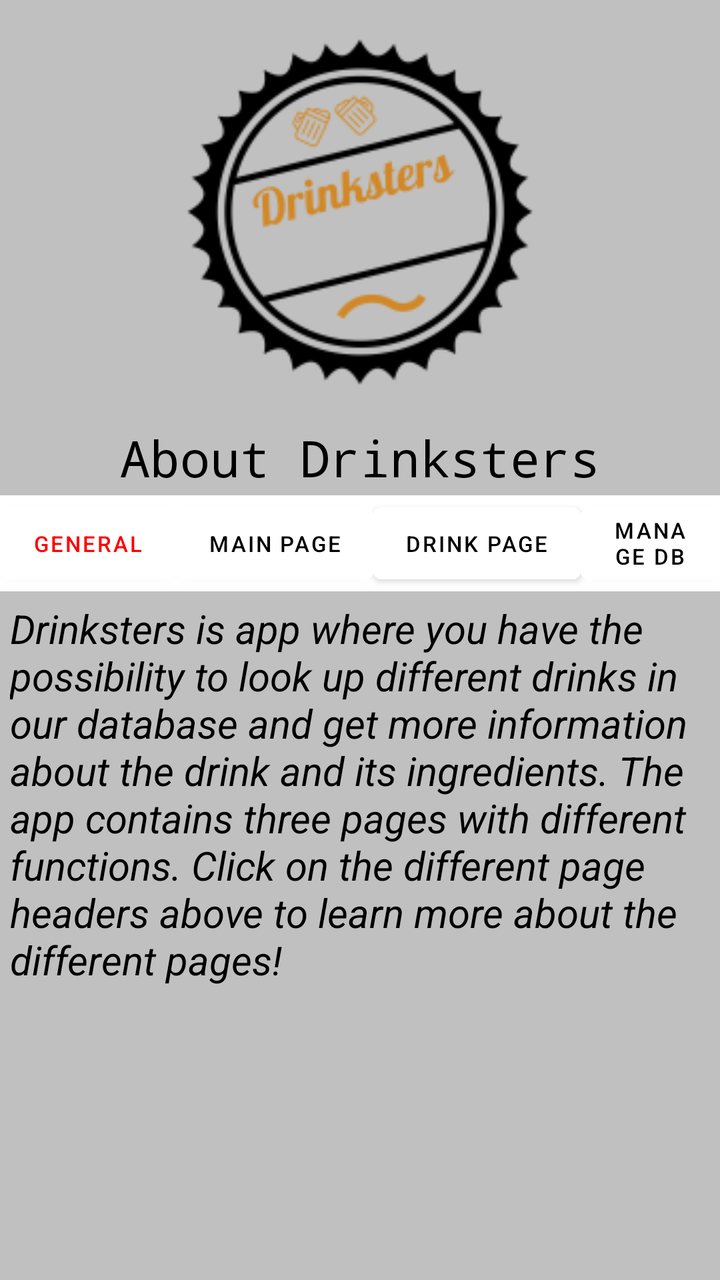
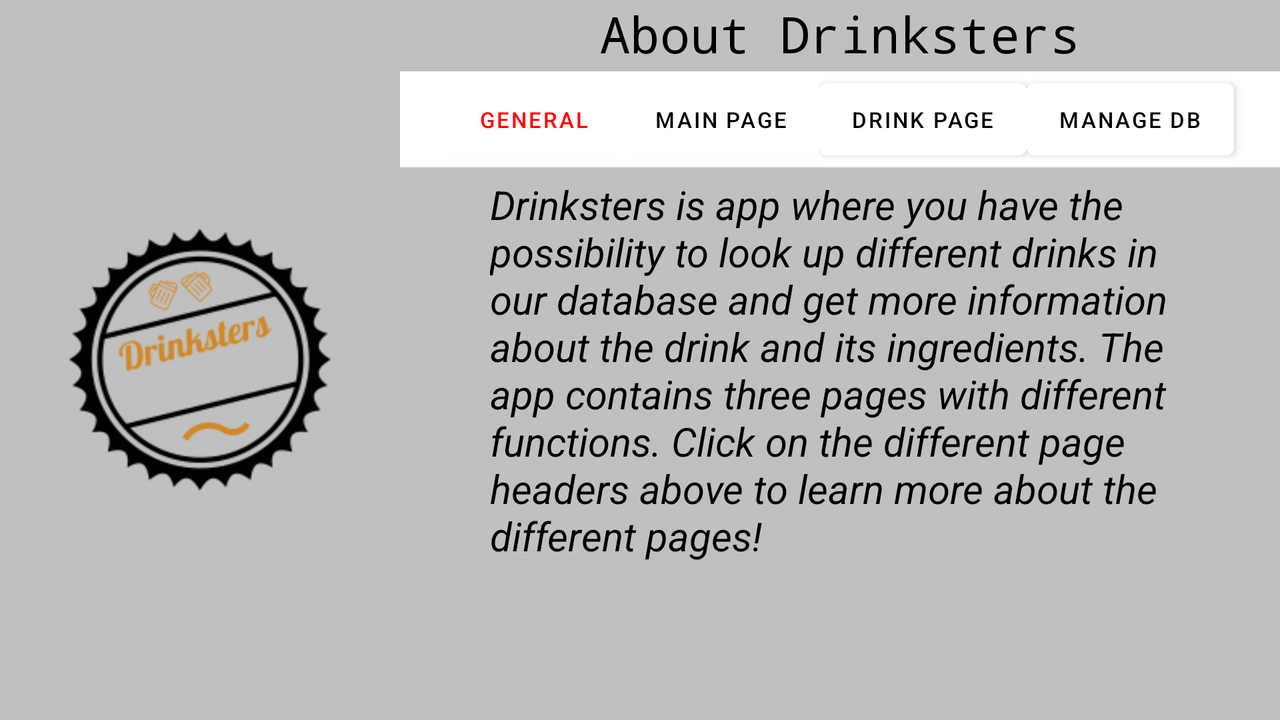

First picture: res/layout/ on a phone held upright. Second picture: the repository's own variant of that layout, on a device whose configuration matches the variant's folder. Source for both follows.
<!-- AndroidManifest.xml: application theme Theme.Drinks -->
<!-- res/layout/information_page.xml -->
<?xml version="1.0" encoding="utf-8"?>
<LinearLayout xmlns:android="http://schemas.android.com/apk/res/android"

    android:layout_width="match_parent"
    android:layout_height="match_parent"
    android:background="#C0C0C0"
    android:orientation="vertical">

    <ImageView
        android:id="@+id/image"
        android:layout_width="272dp"
        android:layout_height="212dp"
        android:layout_gravity="center"

        android:src="@drawable/drinkster_logo" />
    <TextView
        android:layout_width="wrap_content"
        android:layout_height="wrap_content"
        android:layout_gravity="center"
        android:textAlignment="center"
        android:text="About Drinksters"
        android:fontFamily="monospace"
        android:textSize="25dp"
        android:textColor="@color/black"/>

    <LinearLayout
        android:layout_width="match_parent"
        android:layout_height="match_parent"

        android:paddingTop="2sp"
        android:orientation="vertical"
        android:layout_gravity="center">

        <LinearLayout
            android:layout_width="match_parent"
            android:layout_height="wrap_content"
            android:orientation="horizontal"

            android:layout_gravity="center"
            android:gravity="center"
            android:background="@color/white">


            <Button
                android:id="@+id/GeneralInformation"
                android:layout_width="wrap_content"
                android:layout_height="wrap_content"
                android:text="General"
                android:textColor="@color/red"
                android:backgroundTint="@color/white"
                android:textSize="11dp"/>
            <Button
                android:id="@+id/MainPageInformation"
                android:layout_width="wrap_content"
                android:layout_height="wrap_content"
                android:text="Main page"
                android:textColor="@color/black"
                android:backgroundTint="@color/white"
                android:textSize="11dp"/>
            <Button
                android:id="@+id/DrinkPageInformation"
                android:layout_width="wrap_content"
                android:layout_height="wrap_content"
                android:text="Drink Page"
                android:textColor="@color/black"
                android:backgroundTint="@color/white"
                android:textSize="11dp"/>

            <Button
                android:id="@+id/ManageDatabase"
                android:layout_width="wrap_content"
                android:layout_height="wrap_content"
                android:backgroundTint="@color/white"
                android:text="Manage DB"
                android:textColor="@color/black"
                android:textSize="11dp" />


        </LinearLayout>

        <TextView
            android:id="@+id/information_text_information_page"
            android:layout_width="350dp"
            android:layout_height="226dp"
            android:layout_gravity="center"
            android:layout_marginTop="5dp"
            android:layout_marginBottom="30dp"
            android:textColor="@color/black"
            android:text="Drinksters is app where you have the possibility to look up different drinks in our database and get more information about the drink and its ingredients. The app contains three pages with different functions. Click on the different page headers above to learn more about the different pages!"
            android:textSize="20sp"

            android:textStyle="italic" />


    </LinearLayout>


</LinearLayout>
<!-- resources referenced by this layout -->
<resources>
  <color name="black">#FF000000</color>
  <color name="red">#FF0000</color>
  <color name="white">#FFFFFFFF</color>
  <!-- drawable drinkster_logo: png bitmap (drawable, 12092 bytes) -->
  <style name="Theme.Drinks" parent="Theme.MaterialComponents.DayNight.DarkActionBar">
          
          <item name="colorPrimary">@color/Darkred</item>
          <item name="colorPrimaryVariant">@color/red</item>
          <item name="colorOnPrimary">@color/white</item>
          
          <item name="colorSecondary">@color/teal_200</item>
          <item name="colorSecondaryVariant">@color/teal_700</item>
          <item name="colorOnSecondary">@color/black</item>
          
          <item name="android:statusBarColor" tools:targetApi="l">?attr/colorPrimaryVariant</item>
          
      </style>
  <color name="Darkred">#BC302F</color>
  <color name="teal_200">#FF03DAC5</color>
  <color name="teal_700">#FF018786</color>
</resources>
<!-- res/layout-land/information_page.xml (the repository's variant of the layout above) -->
<!-- drawn on the phone turned sideways -->
<?xml version="1.0" encoding="utf-8"?>
<LinearLayout xmlns:android="http://schemas.android.com/apk/res/android"

    android:layout_width="match_parent"
    android:layout_height="match_parent"
    android:background="#C0C0C0"
    android:orientation="horizontal">

    <ImageView
        android:id="@+id/image"
        android:layout_width="wrap_content"
        android:layout_height="161dp"
        android:layout_gravity="center"

        android:src="@drawable/drinkster_logo" />
    <LinearLayout
        android:layout_width="match_parent"
        android:layout_height="match_parent"
        android:background="#C0C0C0"
        android:orientation="vertical">


    <TextView
        android:layout_width="wrap_content"
        android:layout_height="wrap_content"
        android:layout_gravity="center"
        android:textAlignment="center"
        android:text="About Drinksters"
        android:fontFamily="monospace"
        android:textSize="25dp"
        android:textColor="@color/black"/>

    <LinearLayout
        android:layout_width="match_parent"
        android:layout_height="match_parent"

        android:paddingTop="2sp"
        android:orientation="vertical"
        android:layout_gravity="center">

        <LinearLayout
            android:layout_width="match_parent"
            android:layout_height="wrap_content"
            android:orientation="horizontal"

            android:layout_gravity="center"
            android:gravity="center"
            android:background="@color/white">


            <Button
                android:id="@+id/GeneralInformation"
                android:layout_width="wrap_content"
                android:layout_height="wrap_content"
                android:text="General"
                android:textColor="@color/red"
                android:backgroundTint="@color/white"
                android:textSize="11dp"/>
            <Button
                android:id="@+id/MainPageInformation"
                android:layout_width="wrap_content"
                android:layout_height="wrap_content"
                android:text="Main page"
                android:textColor="@color/black"
                android:backgroundTint="@color/white"
                android:textSize="11dp"/>
            <Button
                android:id="@+id/DrinkPageInformation"
                android:layout_width="wrap_content"
                android:layout_height="wrap_content"
                android:text="Drink Page"
                android:textColor="@color/black"
                android:backgroundTint="@color/white"
                android:textSize="11dp"/>

            <Button
                android:id="@+id/ManageDatabase"
                android:layout_width="wrap_content"
                android:layout_height="wrap_content"
                android:backgroundTint="@color/white"
                android:text="Manage DB"
                android:textColor="@color/black"
                android:textSize="11dp" />


        </LinearLayout>

        <TextView
            android:id="@+id/information_text_information_page"
            android:layout_width="350dp"
            android:layout_height="226dp"
            android:layout_gravity="center"
            android:layout_marginTop="5dp"
            android:layout_marginBottom="30dp"
            android:textColor="@color/black"
            android:text="Drinksters is app where you have the possibility to look up different drinks in our database and get more information about the drink and its ingredients. The app contains three pages with different functions. Click on the different page headers above to learn more about the different pages!"
            android:textSize="20sp"

            android:textStyle="italic" />

    </LinearLayout>
    </LinearLayout>




</LinearLayout>
